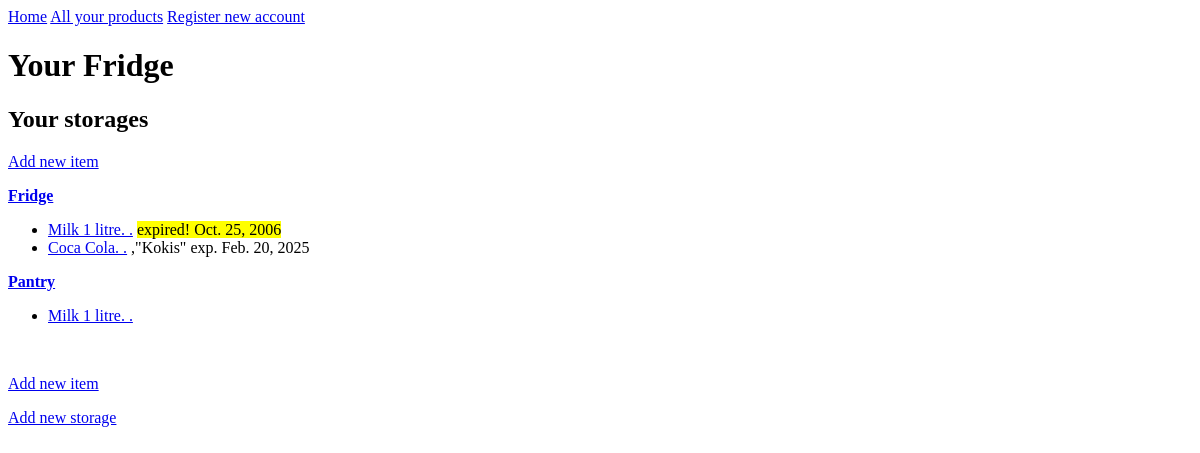
Before: / with the older database file.
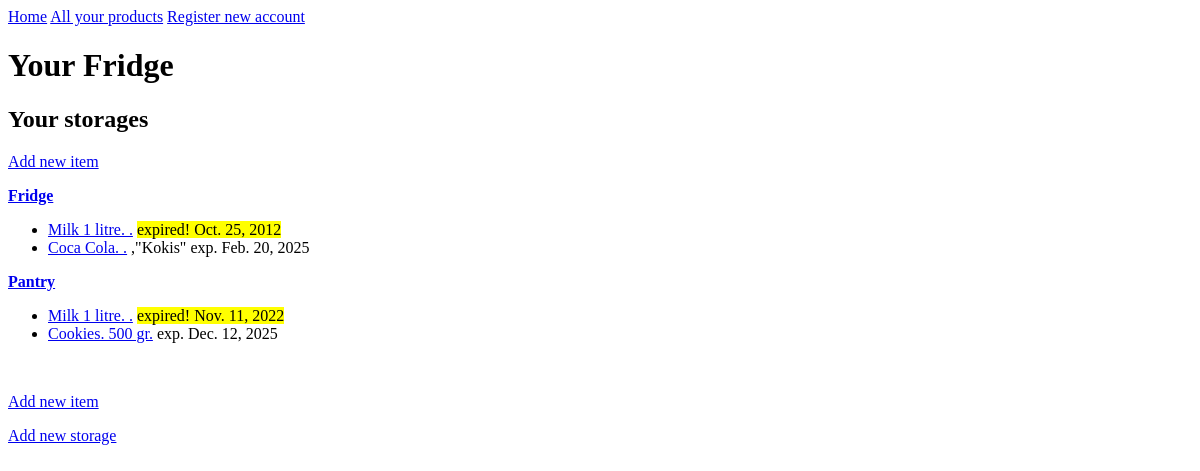
After: the same page with the newer database file.
### fridge/models.py (models this page shows, shortened)
class Storage(models.Model):
	name = models.CharField(max_length=160)
	description = models.TextField(blank=True)
	created = models.DateTimeField(auto_now_add=True, null=True)
	modified = models.DateTimeField(auto_now=True, null=True)
	def __str__(self):
		return self.name

class Thing(models.Model):
	name = models.CharField(max_length=200, blank=True)
	description = models.TextField(blank=True)
	expiration_date  = models.DateField(
		blank=True,
		null=True
	)
	product = models.ForeignKey(
		Product,
		on_delete=models.CASCADE,
		related_name = 'things',
	)
	storage = models.ForeignKey(
		Storage,
		on_delete=models.CASCADE,
		related_name = 'things',
	)
	created = models.DateTimeField(auto_now_add=True, null=True)
	modified = models.DateTimeField(auto_now=True, null=True)
	class Meta:
		ordering = ['expiration_date']
	@property
	def is_past_due(self):
		return date.today() > self.expiration_date

class Product(models.Model):
	name  = models.CharField(max_length=160)
	size = models.CharField(max_length=20, blank=True)
	description = models.TextField(blank=True)
	manufacturer = models.ForeignKey(
		Manufacturer,
		on_delete=models.CASCADE,
		related_name = 'products',
	)
	created = models.DateTimeField(auto_now_add=True, null=True)
	modified = models.DateTimeField(auto_now=True, null=True)
	def __str__(self):
		return f"{self.name}. {self.size}."

### fridge/views.py (the view)
# urls.py: path('', StorageListView.as_view()),
class StorageListView(ListView):
	model = Storage

### fridge/templates/fridge/storage_list.html
{% extends "fridge/base.html" %}
{% block "content" %}
	<h2>Your storages</h2>
	<p><a href="thing/new">Add new item</a></p>
	{% for storage in object_list  %}
		<p>
			<b><a href="storage/{{ storage.pk }}">{{ storage }}</a></b>
		</p>
		<ul>
		{% for thing in storage.things.all  %}
			<li>
				<a href="thing/{{ thing.pk }}"> {{ thing.product }}</a>
				{% if thing.name %}
					,"{{ thing.name }}"
				{% endif %}
				{% if thing.expiration_date %}
					{% if thing.is_past_due %}
						<mark class:"red">expired! {{ thing.expiration_date }}</mark>
					{% else %}
						exp. {{ thing.expiration_date }}
					{% endif %}
				{% endif %}
			 </li>
		{% endfor %}
		</ul>
	{% endfor %}
	<br>
	<p><a href="thing/new">Add new item</a></p>
	<p><a href="storage/new">Add new storage</a></p>
{% endblock "content" %}

Changed rows visible on the page:
changed Thing: expiration_date "Oct. 25, 2006" → "Oct. 25, 2012"
changed Thing: expiration_date (not shown) → "Nov. 11, 2022"
added Thing: product "Cookies. 500 gr.", expiration_date "Dec. 12, 2025", shown under Storage "Pantry"
